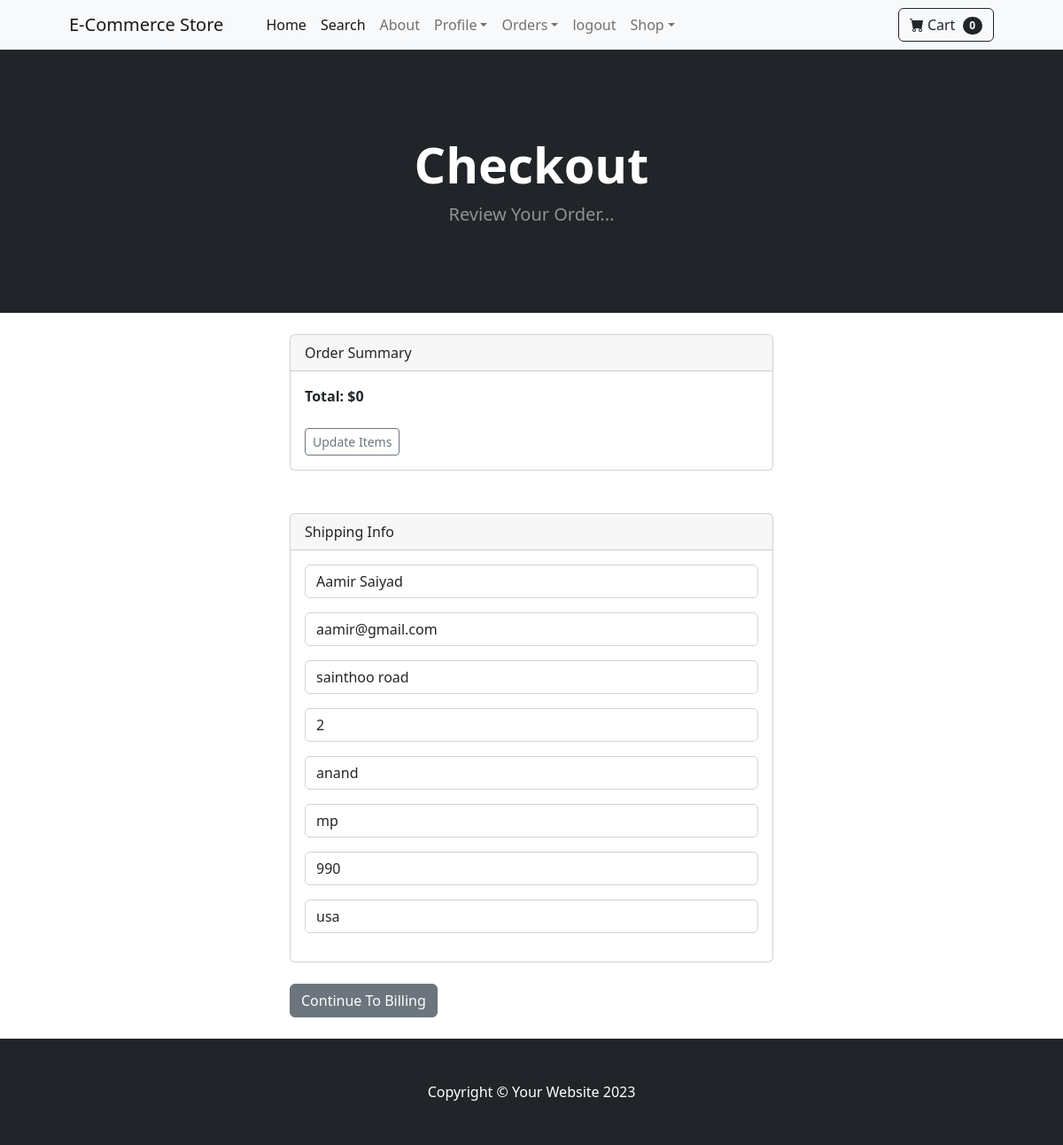
The app's page /payment/checkout (signed in) with its own data.
### payment/models.py (models this page shows, shortened)
class ShippingAddress(models.Model):
    user = models.ForeignKey(User, on_delete=models.CASCADE, null=True, blank=True)
    shipping_full_name = models.CharField(max_length=255)
    shipping_email = models.CharField(max_length=255)
    shipping_address1 = models.CharField(max_length=200)
    shipping_address2 = models.CharField(max_length=200, null=True, blank=True)
    shipping_city = models.CharField(max_length=100)
    shipping_state = models.CharField(max_length=100, null=True, blank=True)
    shipping_zipcode = models.CharField(max_length=10, null=True, blank=True)
    shipping_country = models.CharField(max_length=100)
    class Meta:
        verbose_name_plural = 'Shipping Address'

### payment/views.py (the view)
# urls.py: path('checkout', views.checkout, name='checkout'),
def checkout(request):
    cart = Cart(request)
    cart_products = cart.get_prods()
    quantities = cart.get_quants
    totals = cart.cart_total()
    if request.user.is_authenticated:
        shipping_user = ShippingAddress.objects.get(user__id=request.user.id)
        shipping_form = ShippingForm(request.POST or None, instance=shipping_user)
        return render(request, 'payment/checkout.html', {'cart_products': cart_products, 'quantities': quantities, 'totals': totals, 'shipping_form': shipping_form})
    else:
        shipping_form = ShippingForm(request.POST or None)
        return render(request, 'payment/checkout.html', {'cart_products': cart_products, 'quantities': quantities, 'totals': totals, 'shipping_form': shipping_form})

### cart/cart.py (called while the page is built, shortened)
    def cart_total(self):
        product_ids = self.cart.keys()
        products = Product.objects.filter(id__in=product_ids)
        quantities = self.cart
        total = 0
        return total

    def __len__(self):
        return len(self.cart)

    def get_prods(self):
        product_ids = self.cart.keys()
        products = Product.objects.filter(id__in=product_ids)
        return products

### cart/context_processor.py (called while the page is built)
def cart(request):
    return {'cart': Cart(request)}

### payment/templates/payment/checkout.html (shortened to what this page needs)
{% extends 'base.html' %}
{% block content %}
        <header class="bg-dark py-5">
            <div class="container px-4 px-lg-5 my-5">
                <div class="text-center text-white">
                    <h1 class="display-4 fw-bolder">Checkout</h1>
                    <p class="lead fw-normal text-white-50 mb-0">Review Your Order...</p>
                </div>
            </div>
        </header>
        <br/>
        <div class="container">
        	<div class="row">
        			<div class="col-md-6 offset-md-3">
                        <div class="card">
                            <div class="card-header">
                              Order Summary
                            </div>
                            <div class="card-body">
                                <strong>Total:   ${{ totals }}</strong>
                                <br><br>
                                <a href="{% url 'cart_summary' %}" class="btn btn-sm btn-outline-secondary">Update Items</a>
                            </div>
                          </div>
                          <br><br>
                          <div class="card">
                            <div class="card-header">
                              Shipping Info
                            </div>
                            <div class="card-body">
                                <form method = "POST" action = "{% url 'billing_info' %}">
                                {{ shipping_form.as_p }}
                            </div>
                          </div>
                          <br>
                          <button type ="submit" class = "btn btn-secondary">Continue To Billing</button></form>
                        </div>
                        </div>
                        </div>
<br>
{% endblock %}

### records on screen
ShippingAddress: shipping_full_name "Aamir Saiyad", shipping_email "aamir@gmail.com", shipping_address1 "sainthoo road", shipping_address2 "2", shipping_city "anand", shipping_state "mp", shipping_zipcode "990", shipping_country "usa"

### other values on screen
{{ cart|length }} "0"
{{ totals }} "0"
